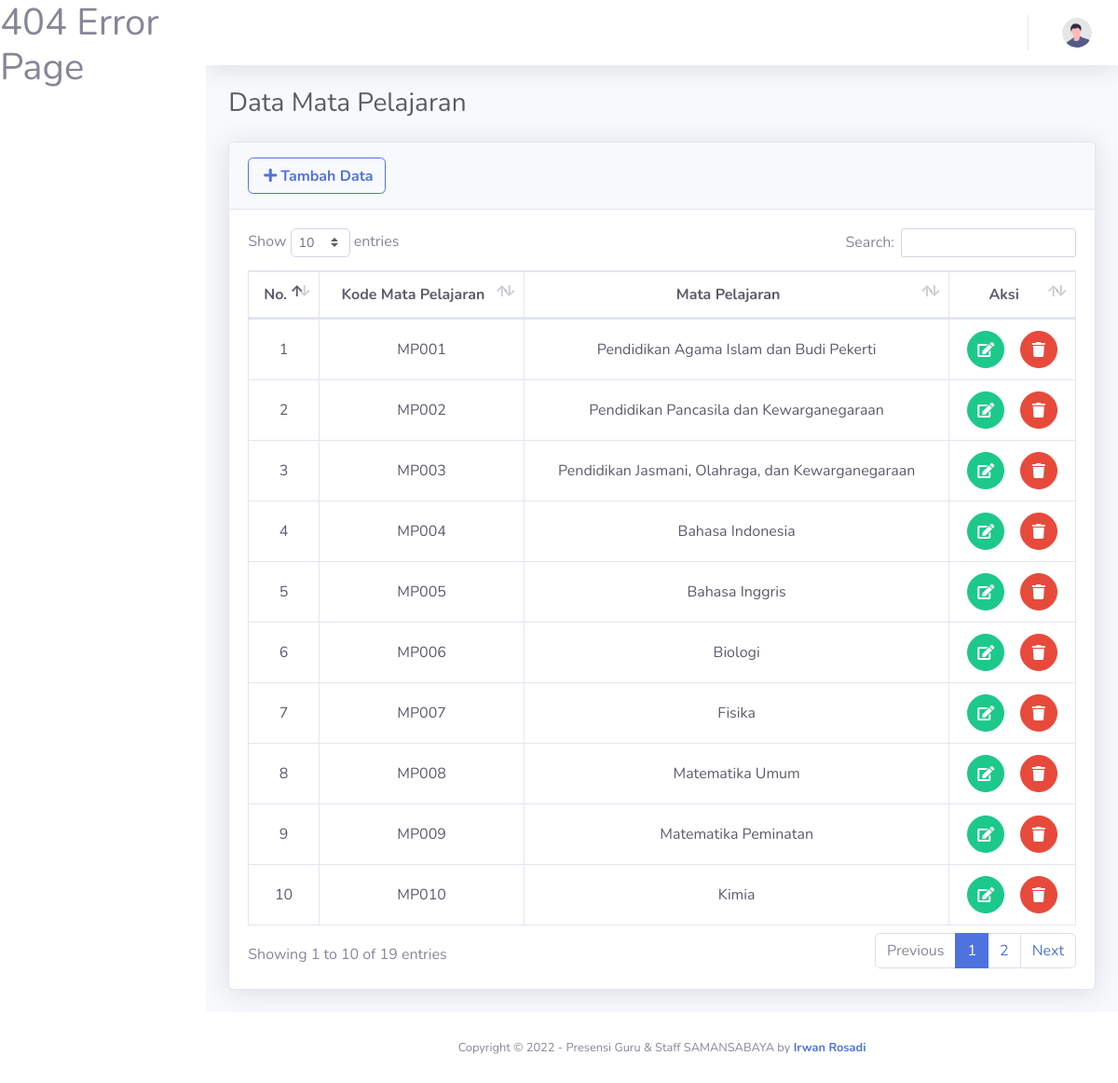
Page /TampilMapel.php on the committed database.
### tables this page shows
CREATE TABLE `tb_mapel` (
  `kode_mapel` char(5) NOT NULL,
  `mapel` varchar(100) NOT NULL
);

### TampilMapel.php (the view)
<?php
    require_once 'Layout/Header.php';
    require_once 'Koneksi.php';
 ?>
<div class="container-fluid">
<div class="d-sm-flex align-items-center justify-content-between mb-4">
  <h1 class="h3 mb-0 text-gray-800">Data Mata Pelajaran</h1>
</div>
        <div class="card shadow mb-4">
            <div class="card-header py-3">
                <a href="TambahMapel.php" class="btn btn-outline-primary">
                    <i class="fa fa-plus p-1"></i><strong>Tambah Data</strong>
                </a>&nbsp;&nbsp;
            </div>
                <div class="card-body">
                    <div class="table-responsive">
                        <table class="table table-bordered text-gray-800" id="dataTable" width="100%" cellspacing="0">
                            <thead>
                                <tr align='center' bgcolor=''>
                                    <th>No.</th>
                                    <th>Kode Mata Pelajaran</th>
                                    <th>Mata Pelajaran</th>
                                    <th>Aksi</th>
                                </tr>
                            </thead>
                            <tbody>
                                <?php
                                $no = 1;
                                $query = mysqli_query($koneksi, "SELECT * FROM tb_mapel");
                                if(mysqli_num_rows($query) > 0){
                                while ($data = mysqli_fetch_array($query)) {
                            ?>
                                <tr align="center">
                                    <td><?php echo $no++?></td>
                                    <td><?php echo $data['kode_mapel'];?></td>
                                    <td><?php echo $data['mapel'];?></td>
                                    <td>
                                        <a href="UbahMapel.php?kode_mapel=<?php echo $data['kode_mapel']?>" class="btn btn-success btn-circle">
                                            <i class="fa fa-edit" data-toggle="tooltip" title="Edit"></i>
                                        </a>&nbsp;&nbsp;&nbsp;
                                        <a href="HapusMapel.php?kode_mapel=<?php echo $data['kode_mapel']?>" class="btn btn-danger btn-circle" onclick="return confirm('Anda yakin akan menghapus Data Mata Pelajaran <?php echo $data['mapel'];?> ?')">
                                            <i class="fas fa-trash" data-toggle="tooltip" title="Hapus" ></i>
                                        </a>
                                    </td>
                                </tr>
                                <?php }} else{ ?>
                                <tr>
                                    <td colspan="4" align="center"><h6 style="font-weight: bold; color:red; font-size:15px;">Data Kosong<h6></td>
                                </tr>
                            <?php } ?>
                            </tbody>
                        </table>
                    </div>
                </div>
            </div>
            </div>
        </div>
<?php
       require_once 'Layout/Footer.php';

### Layout/Header.php (style rules this page uses)
.table > tbody > tr > * { vertical-align: middle; }

### rows in the picture
tb_mapel: kode_mapel "MP001", mapel "Pendidikan Agama Islam dan Budi Pekerti"
tb_mapel: kode_mapel "MP002", mapel "Pendidikan Pancasila dan Kewarganegaraan"
tb_mapel: kode_mapel "MP003", mapel "Pendidikan Jasmani, Olahraga, dan Kewarganegaraan"
tb_mapel: kode_mapel "MP004", mapel "Bahasa Indonesia"
tb_mapel: kode_mapel "MP005", mapel "Bahasa Inggris"
tb_mapel: kode_mapel "MP006", mapel "Biologi"
tb_mapel: kode_mapel "MP007", mapel "Fisika"
tb_mapel: kode_mapel "MP008", mapel "Matematika Umum"
tb_mapel: kode_mapel "MP009", mapel "Matematika Peminatan"
tb_mapel: kode_mapel "MP010", mapel "Kimia"
